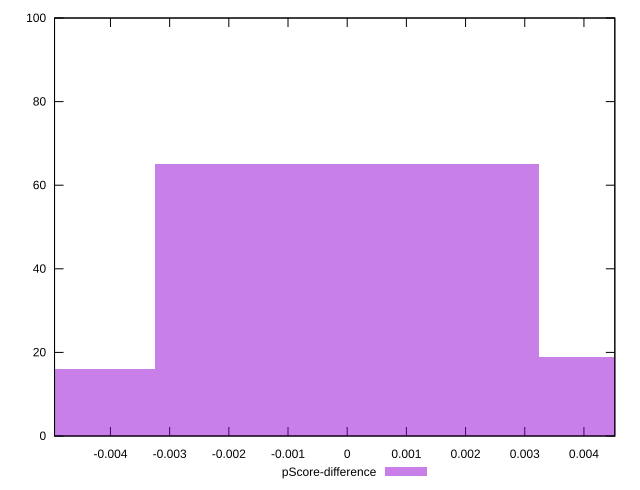

This figure's gnuplot source:
reset

$pScoreDifference <<EOF
0 65
-0.006479839812138056 16
0.006479839812138056 19
EOF

set key outside below
set boxwidth 0.006479839812138056
set xrange [-0.004945058664796553:0.00452196397334137]
set yrange [0:100]
set trange [0:100]
set style fill transparent solid 0.5 noborder
set terminal svg size 640, 490 enhanced background rgb 'white'
set output "report_00014_2021-02-09T15:56:05.503Z/first-contentful-paint/samples/pages/pScore-difference/histogram.svg"

plot $pScoreDifference title "pScore-difference" with boxes

reset
